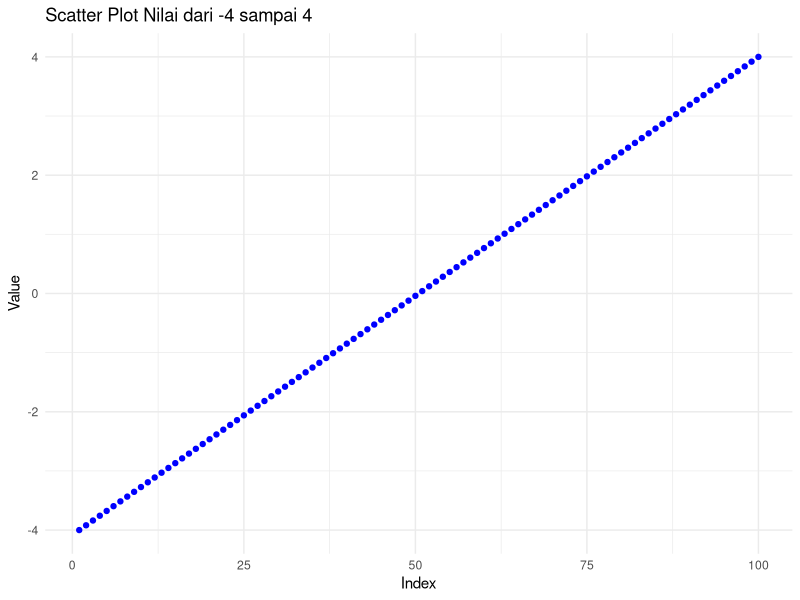
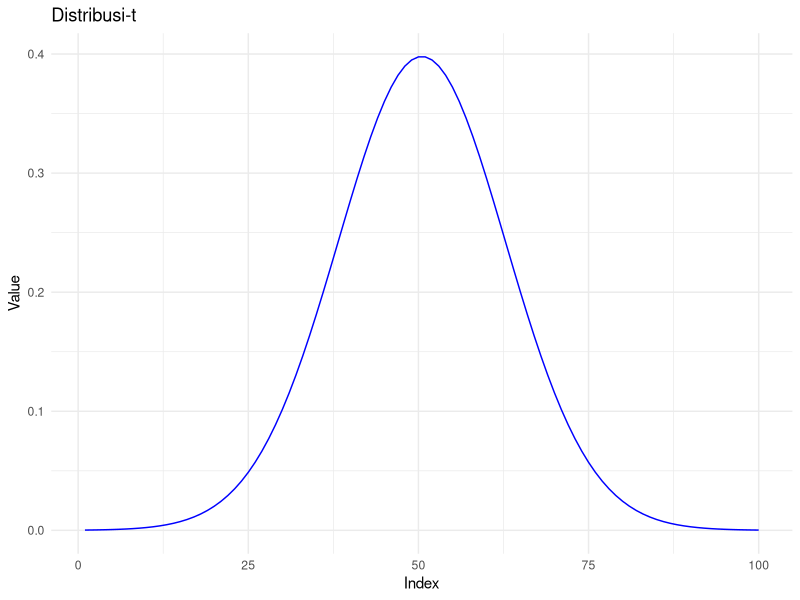
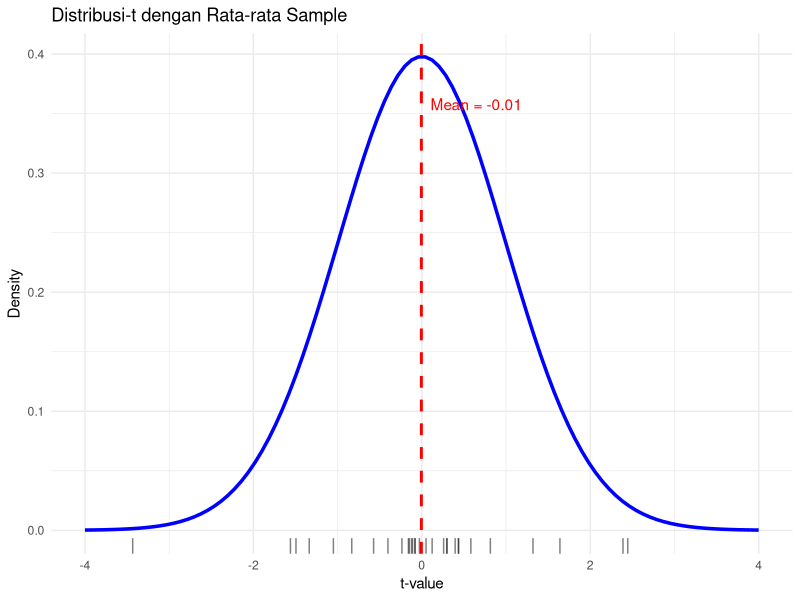
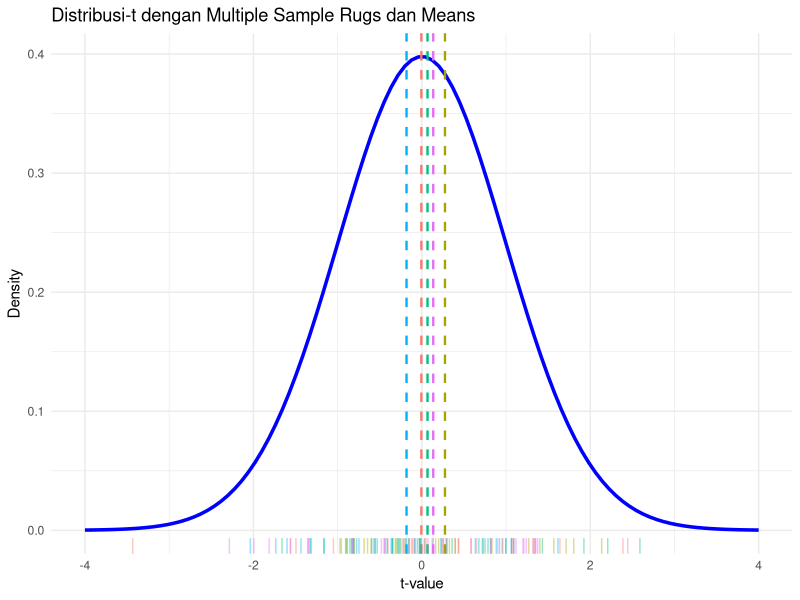
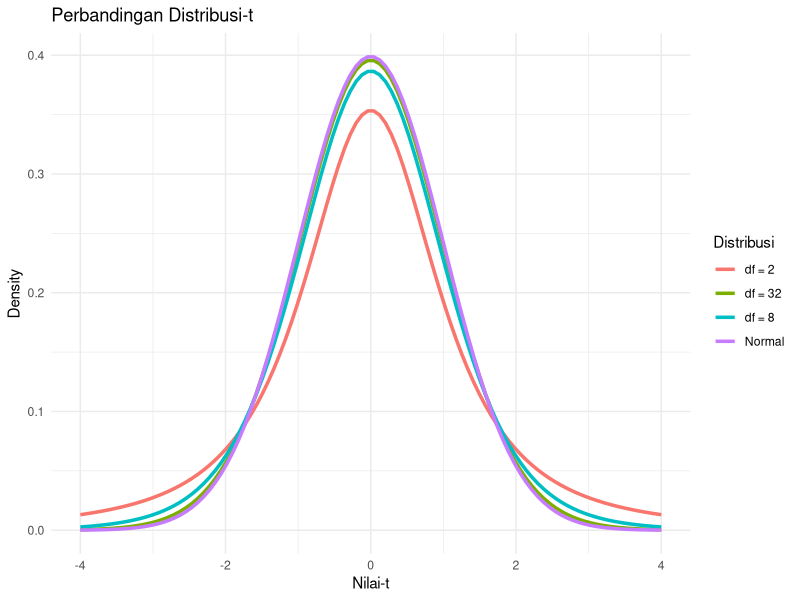
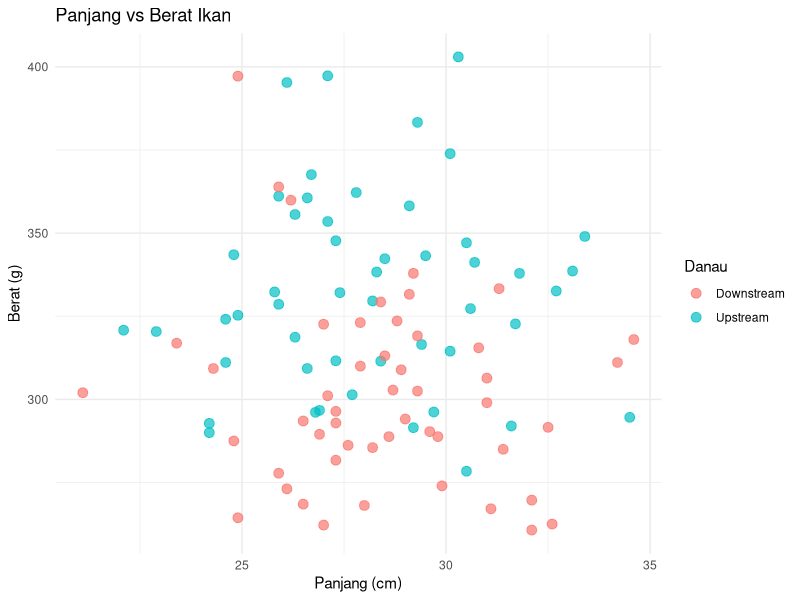
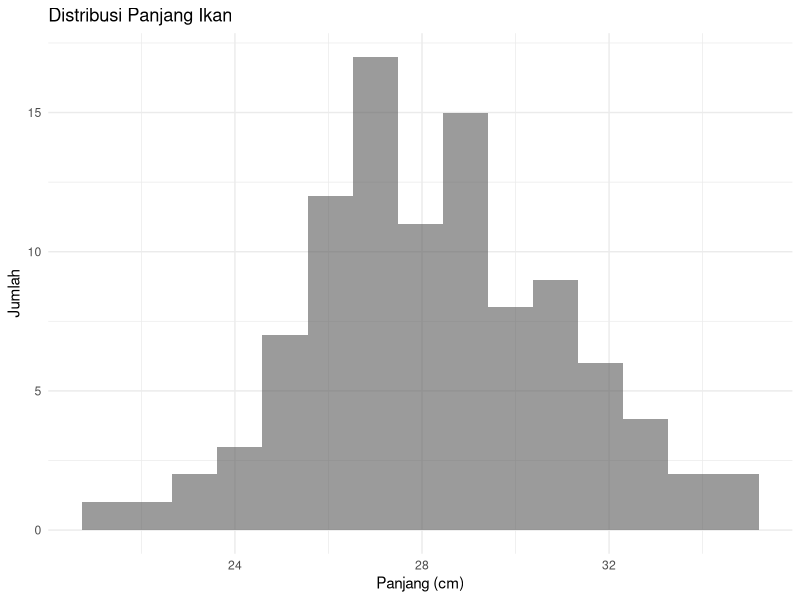
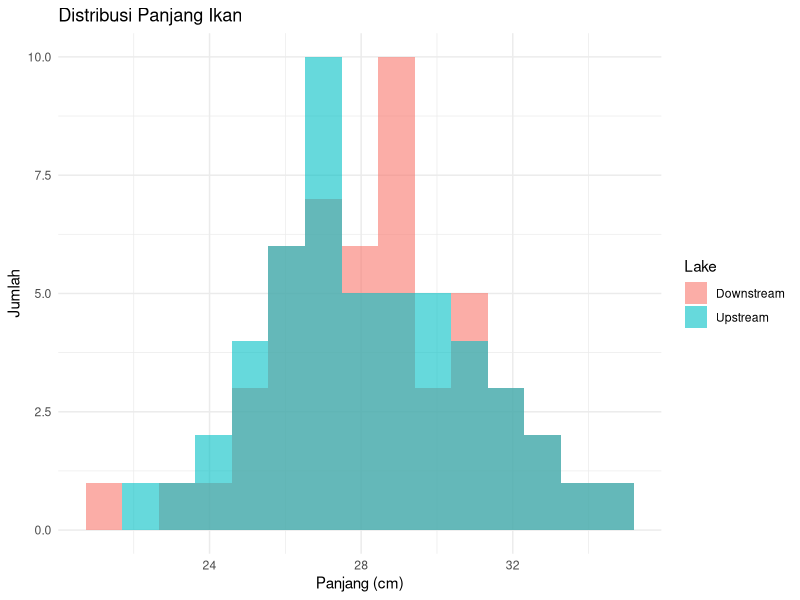

Reproduce these figures in R, in order.
## ---- chunk 1
library(ggplot2)
library(dplyr)
## ---- chunk 2
# Membuat vektor berisi 100 nilai antara -4 dan 4
n <- 100
x <- seq(-4, 4, length = n)

# Membuat data frame untuk ggplot2
df_raw <- data.frame(Index = 1:n, Value = x)

# Plot menggunakan ggplot2
ggplot(df_raw, aes(x = Index, y = Value)) +
  geom_point(color = "blue") +
  labs(
    title = "Scatter Plot Nilai dari -4 sampai 4",
    x = "Index",
    y = "Value"
  ) +
  theme_minimal()
## ---- chunk 3
# Simulasi distribusi-t
y <- dt(x, df = n - 1)

# Membuat data frame untuk ggplot2
df_T <- data.frame(Index = 1:n, Value = y)

# Membuat scatter plot
ggplot(df_T, aes(x = Index, y = Value)) +
  geom_line(color = "blue") +
  labs(
    title = "Distribusi-t",
    x = "Index",
    y = "Value"
  ) +
  theme_minimal()
## ---- chunk 4
# Langkah 1: Sampling dari distribusi-t
set.seed(123)
sample_size <- 30
sample_data <- rt(sample_size, df = n - 1)
sample_mean <- mean(sample_data)

# Langkah 2: Plot dengan rug (tanda garis horizontal menunjukkan nilai sample)
tplot <- ggplot(df_T, aes(x = x, y = y)) +
  geom_line(color = "blue", size = 1.2) +
  geom_vline(xintercept = sample_mean, color = "red", linetype = "dashed", size = 1) +
  geom_rug(data = data.frame(x = sample_data), aes(x = x), inherit.aes = FALSE, sides = "b", color = "black", alpha = 0.5) +
  annotate("text", x = sample_mean, y = max(y) * 0.9,
           label = paste0("Mean = ", round(sample_mean, 2)), color = "red", hjust = -0.1) +
  labs(title = "Distribusi-t dengan Rata-rata Sample",
       x = "t-value", y = "Density") +
  theme_minimal()

tplot
## ---- chunk 5
# Langkah 1: Generate multiple samples
set.seed(123)
sample_size <- 30
n_repeats <- 5

# Simpan semua data sample dengan ID sample
samples <- lapply(1:n_repeats, function(i) {
  data.frame(Sample = paste0("Sample ", i),
             Value = rt(sample_size, df = n - 1))
}) %>% bind_rows()

# Hitung rata-rata untuk setiap sample
sample_means <- samples %>%
  group_by(Sample) %>%
  summarise(mean = mean(Value))

# Langkah 2: Base plot dengan distribusi-t
p <- ggplot(df_T, aes(x = x, y = y)) +
  geom_line(color = "blue", size = 1.2) +
  labs(title = "Distribusi-t dengan Multiple Sample Rugs dan Means",
       x = "t-value", y = "Density") +
  theme_minimal()

# Langkah 3: Tambahkan rugs dan means
# Kita akan loop melalui setiap group sample dan menambahkannya
for (i in seq_len(n_repeats)) {
  sample_name <- paste0("Sample ", i)
  sample_vals <- samples %>% filter(Sample == sample_name)
  sample_mean <- sample_means %>% filter(Sample == sample_name) %>% pull(mean)

  # Tambahkan rug dan mean line
  p <- p +
    geom_rug(data = sample_vals, aes(x = Value), inherit.aes = FALSE,
             sides = "b", alpha = 0.4, color = scales::hue_pal()(n_repeats)[i]) +
    geom_vline(xintercept = sample_mean, color = scales::hue_pal()(n_repeats)[i],
               linetype = "dashed", size = 0.8)
}

# Print plot
p
## ---- chunk 6
# Membuat data frame dengan semua distribusi
df <- data.frame(
  x = rep(x, times = 4),
  density = c(
    dt(x, df = 2),
    dt(x, df = 8),
    dt(x, df = 32),
    dnorm(x)
  ),
  distribution = factor(rep(c("df = 2", "df = 8", "df = 32", "Normal"), each = length(x)))
)

# Plot
ggplot(df, aes(x = x, y = density, color = distribution)) +
  geom_line(linewidth = 1.2) +
  labs(
    title = "Perbandingan Distribusi-t",
    x = "Nilai-t",
    y = "Density",
    color = "Distribusi"
  ) +
  theme_minimal()
## ---- chunk 7
# Import Dataset
fish_data <- read.csv("assets/data/fish_data_weight.csv")

# Lihat sekilas
head(fish_data)
## ---- chunk 8
length_stats <- fish_data %>%
  group_by(Lake) %>%
  summarise(
    mean = mean(Length_cm),
    sd = sd(Length_cm),
    n = n(),
    se = sd / sqrt(n),
    df = n - 1
  )
length_stats
## ---- chunk 9
# Visualisasi menggunakan scatter plot untuk melihat distribusi
ggplot(fish_data, aes(x = Length_cm, y = Weight_g, color = Lake)) +
  geom_point(size = 3, alpha = 0.7) +
  labs(
    title = "Panjang vs Berat Ikan",
    x = "Panjang (cm)",
    y = "Berat (g)",
    color = "Danau"
  ) +
  theme_minimal()
## ---- chunk 10
ggplot(fish_data, aes(x = Length_cm)) +
  geom_histogram(position = "identity", alpha = 0.6, bins = 15) +
  labs(title = "Distribusi Panjang Ikan",
       x = "Panjang (cm)",
       y = "Jumlah") +
  theme_minimal()
## ---- chunk 11
ggplot(fish_data, aes(x = Length_cm, fill = Lake)) +
  geom_histogram(position = "identity", alpha = 0.6, bins = 15) +
  labs(title = "Distribusi Panjang Ikan",
       x = "Panjang (cm)",
       y = "Jumlah") +
  theme_minimal()
## ---- chunk 12
# Ringkaskan data untuk mendapatkan mean dan standard error per group
weight_summary <- fish_data %>%
  group_by(Lake) %>%
  summarise(
    mean_weight = mean(Length_cm),
    se_weight = sd(Length_cm) / sqrt(n())
  )

# Bar plot dengan error bars
ggplot(weight_summary, aes(x = Lake, y = mean_weight, fill = Lake)) +
  geom_col(width = 0.6) +
  geom_errorbar(aes(ymin = mean_weight - se_weight,
                    ymax = mean_weight + se_weight),
                width = 0.2) +
  labs(title = "Rata-rata Panjang Ikan per Danau",
       x = "Jenis Danau",
       y = "Panjang (cm)") +
  theme_minimal()
## ---- chunk 13
ggplot(fish_data, aes(x = Lake, y = Length_cm, fill = Lake)) +
  geom_boxplot() +
  labs(title = "Panjang Ikan per Danau",
       x = "Jenis Danau",
       y = "Panjang (cm)") +
  theme_minimal()
## ---- chunk 14
### Melakukan Independent t-test (Manual)

# Buat subset
fish_upstream <- subset(fish_data, Lake == "Upstream")
fish_downstream <- subset(fish_data, Lake == "Downstream")

# Rata-rata
mean_up <- mean(fish_upstream$Length_cm)
mean_down <- mean(fish_downstream$Length_cm)
mean_diff <- mean_up - mean_down

# Ukuran sample
n_up <- nrow(fish_upstream)
n_down <- nrow(fish_downstream)

# Derajat kebebasan
df <- n_up + n_down - 2

# Varians
var_up <- var(fish_upstream$Length_cm)
var_down <- var(fish_downstream$Length_cm)

# Standard error gabungan
se_pooled <- sqrt((var_up / n_up) + (var_down / n_down))

### Hasil t-test

# Nilai t
t_value <- mean_diff / se_pooled

# Two-tailed p-value
p_value <- 2 * (1 - pt(abs(t_value), df = df))

# Cohen's d (effect size)
sd_up <- sd(fish_upstream$Length_cm)
sd_down <- sd(fish_downstream$Length_cm)
pooled_sd <- (sd_up + sd_down) / 2
cohens_d <- mean_diff / pooled_sd

### Cetak Hasil
t_value     # seberapa jauh rata-rata dalam unit SE
p_value     # apakah secara statistik signifikan?
cohens_d    # seberapa besar dampaknya?
## ---- chunk 15
# Gunakan t_value dan df yang Anda hitung
# Misalnya:
# t_value <- 5.87
# df <- 98

alpha <- 0.05
t_crit <- qt(1 - alpha / 2, df = df)  # two-tailed

x_vals <- seq(-4, 4, length.out = 300)
y_vals <- dt(x_vals, df = df)

ggplot(data.frame(x = x_vals, y = y_vals), aes(x, y)) +
  geom_line(color = "steelblue", size = 1) +

  # Bayangkan daerah kritis
  geom_area(data = subset(data.frame(x = x_vals, y = y_vals), x <= -t_crit),
            aes(x = x, y = y), fill = "red", alpha = 0.3) +
  geom_area(data = subset(data.frame(x = x_vals, y = y_vals), x >= t_crit),
            aes(x = x, y = y), fill = "red", alpha = 0.3) +

  # Nilai t yang diamati
  geom_vline(xintercept = t_value, color = "darkgreen", linetype = "dashed", size = 1) +

  # Label
  labs(
    title = "Distribusi-t di Bawah H0",
    subtitle = paste0("Nilai-t = ", round(t_value, 2),
                      ", df = ", df,
                      ", alpha = 0.05"),
    x = "t-statistic",
    y = "Density"
  ) +
  theme_minimal()
## ---- chunk 16
### Independent t-test, cara mudahnya

# Lakukan independent t-test
t_result <- t.test(fish_upstream$Length_cm, fish_downstream$Length_cm, var.equal = TRUE)
t_result

# Ekstrak nilai t dan degrees of freedom
t_value <- t_result$statistic  # ini bernama "t"
df <- t_result$parameter       # ini bernama "df"
